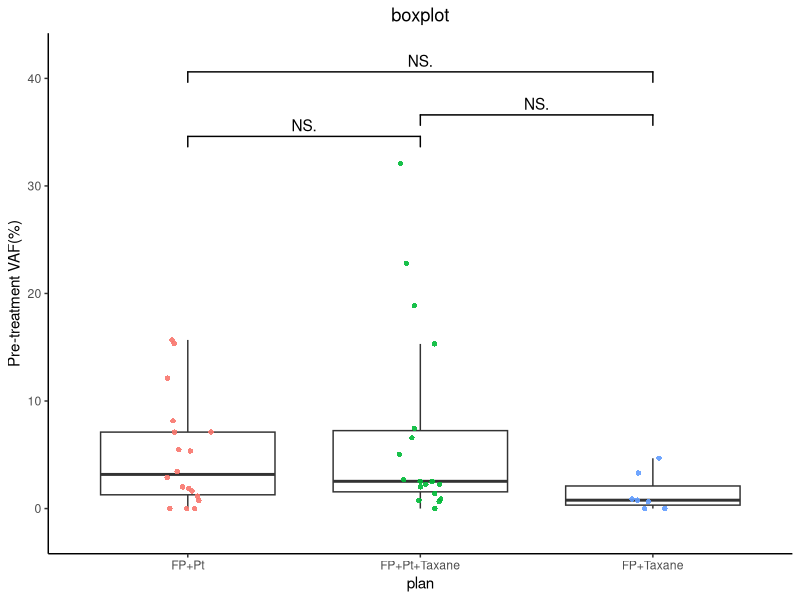

The R script that drew this image:

rm(list=ls())


library(tidyverse)
library(ggsignif)
library(ggpubr)

sample = read.table('sup.fig5a.sample.txt', header=TRUE)
ctdna  = read.table('sup.fig5a.ctdna.vaf.txt', header=TRUE)
tissue = read.table('sup.fig5a.tissue.vaf.txt', header=TRUE)

mat = merge(sample, ctdna, by='pid', all.x=T)
mat = merge(mat, tissue, by='pid', all.x=T)

mycompare = list(c("FP+Pt","FP+Pt+Taxane"),
                 c("FP+Pt+Taxane","FP+Taxane"),
                 c("FP+Pt","FP+Taxane")
                 )
mycompare2 = list(c("R","NR"))

p <-  ggplot(mat, aes(x=plan, y=c.vaf_mean)) +
  geom_boxplot(outlier.alpha = 0) +
  geom_jitter(aes(color=plan),
              shape=16,
              alpha=0.9,
              position = position_jitter(0.1)) +
  theme_classic() +
  ggtitle('boxplot') +
  theme(plot.title = element_text(hjust = 0.5),
        legend.position = 'none') +
  geom_signif(comparisons = mycompare,
              y_position = c(33,35,39),
              map_signif_level = TRUE) +
  ylim(-2,42) +
  ylab('Pre-treatment VAF(%)')

#pdf('./a.boxplot.pdf', width = 4, height=3)
print(p)
#dev.off()


fp_pt        = mat[mat$plan == 'FP+Pt',]$c.vaf_mean
fp_pt_taxane = mat[mat$plan == 'FP+Pt+Taxane',]$c.vaf_mean
fp_taxane    = mat[mat$plan == 'FP+Taxane',]$c.vaf_mean

fp_pt
fp_pt_taxane
fp_taxane

wilcox.test(fp_pt, fp_pt_taxane)
wilcox.test(fp_pt_taxane, fp_taxane)
wilcox.test(fp_pt, fp_taxane)






